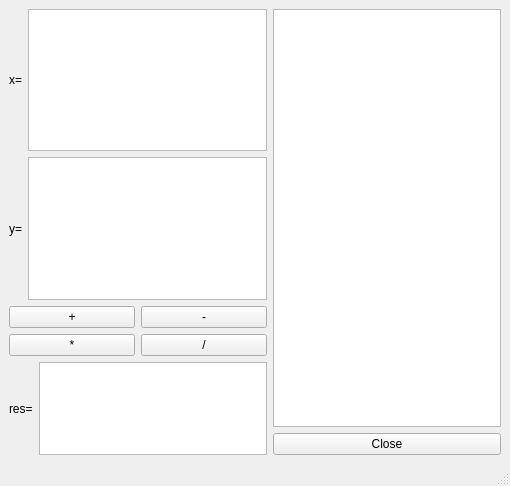
<?xml version="1.0" encoding="UTF-8"?>
<ui version="4.0">
 <class>MainWindow</class>
 <widget class="QMainWindow" name="MainWindow">
  <property name="geometry">
   <rect>
    <x>0</x>
    <y>0</y>
    <width>510</width>
    <height>486</height>
   </rect>
  </property>
  <property name="windowTitle">
   <string>MainWindow</string>
  </property>
  <widget class="QWidget" name="centralwidget">
   <layout class="QHBoxLayout" name="horizontalLayout_7">
    <item>
     <layout class="QVBoxLayout" name="verticalLayout_7">
      <item>
       <layout class="QGridLayout" name="gridLayout">
        <property name="topMargin">
         <number>0</number>
        </property>
        <property name="spacing">
         <number>-1</number>
        </property>
        <item row="1" column="0">
         <layout class="QHBoxLayout" name="horizontalLayout_3">
          <item>
           <widget class="QLabel" name="label_3">
            <property name="text">
             <string>y=</string>
            </property>
           </widget>
          </item>
          <item>
           <widget class="QPlainTextEdit" name="plainTextEdit_y"/>
          </item>
         </layout>
        </item>
        <item row="0" column="0">
         <layout class="QVBoxLayout" name="verticalLayout_3">
          <item>
           <layout class="QHBoxLayout" name="horizontalLayout_2">
            <item>
             <widget class="QLabel" name="label_2">
              <property name="text">
               <string>x=</string>
              </property>
             </widget>
            </item>
            <item>
             <widget class="QPlainTextEdit" name="plainTextEdit_x">
              <property name="plainText">
               <string/>
              </property>
              <property name="placeholderText">
               <string/>
              </property>
             </widget>
            </item>
           </layout>
          </item>
         </layout>
        </item>
       </layout>
      </item>
      <item>
       <layout class="QVBoxLayout" name="verticalLayout_4">
        <item>
         <layout class="QHBoxLayout" name="horizontalLayout_4">
          <property name="spacing">
           <number>-1</number>
          </property>
          <property name="leftMargin">
           <number>0</number>
          </property>
          <property name="topMargin">
           <number>0</number>
          </property>
          <property name="bottomMargin">
           <number>0</number>
          </property>
          <item>
           <widget class="QPushButton" name="pushButton_plus">
            <property name="enabled">
             <bool>true</bool>
            </property>
            <property name="sizePolicy">
             <sizepolicy hsizetype="Minimum" vsizetype="Minimum">
              <horstretch>0</horstretch>
              <verstretch>0</verstretch>
             </sizepolicy>
            </property>
            <property name="text">
             <string notr="true">+</string>
            </property>
            <property name="shortcut">
             <string notr="true"/>
            </property>
            <property name="checkable">
             <bool>false</bool>
            </property>
           </widget>
          </item>
          <item>
           <widget class="QPushButton" name="pushButton_Minus">
            <property name="sizePolicy">
             <sizepolicy hsizetype="Minimum" vsizetype="Minimum">
              <horstretch>0</horstretch>
              <verstretch>0</verstretch>
             </sizepolicy>
            </property>
            <property name="text">
             <string notr="true">-</string>
            </property>
            <property name="shortcut">
             <string notr="true"/>
            </property>
            <property name="checkable">
             <bool>false</bool>
            </property>
           </widget>
          </item>
         </layout>
        </item>
        <item>
         <layout class="QHBoxLayout" name="horizontalLayout_5">
          <item>
           <widget class="QPushButton" name="pushButton_Multiply">
            <property name="sizePolicy">
             <sizepolicy hsizetype="Minimum" vsizetype="Minimum">
              <horstretch>0</horstretch>
              <verstretch>0</verstretch>
             </sizepolicy>
            </property>
            <property name="text">
             <string notr="true">*</string>
            </property>
            <property name="shortcut">
             <string notr="true"/>
            </property>
            <property name="checkable">
             <bool>false</bool>
            </property>
           </widget>
          </item>
          <item>
           <widget class="QPushButton" name="pushButton_Divide">
            <property name="sizePolicy">
             <sizepolicy hsizetype="Minimum" vsizetype="Minimum">
              <horstretch>0</horstretch>
              <verstretch>0</verstretch>
             </sizepolicy>
            </property>
            <property name="text">
             <string notr="true">/</string>
            </property>
            <property name="shortcut">
             <string notr="true"/>
            </property>
            <property name="checkable">
             <bool>false</bool>
            </property>
           </widget>
          </item>
         </layout>
        </item>
       </layout>
      </item>
      <item>
       <layout class="QHBoxLayout" name="horizontalLayout_6">
        <item>
         <widget class="QLabel" name="label_4">
          <property name="text">
           <string>res=</string>
          </property>
         </widget>
        </item>
        <item>
         <widget class="QPlainTextEdit" name="plainTextEdit_res"/>
        </item>
       </layout>
      </item>
     </layout>
    </item>
    <item>
     <layout class="QVBoxLayout" name="verticalLayout_2">
      <item>
       <widget class="QPlainTextEdit" name="plainTextHistory"/>
      </item>
      <item>
       <widget class="QPushButton" name="pushButton_6">
        <property name="text">
         <string>Close</string>
        </property>
       </widget>
      </item>
     </layout>
    </item>
   </layout>
  </widget>
  <widget class="QMenuBar" name="menubar">
   <property name="geometry">
    <rect>
     <x>0</x>
     <y>0</y>
     <width>510</width>
     <height>22</height>
    </rect>
   </property>
  </widget>
  <widget class="QStatusBar" name="statusbar"/>
 </widget>
 <resources/>
 <connections>
  <connection>
   <sender>pushButton_6</sender>
   <signal>clicked()</signal>
   <receiver>MainWindow</receiver>
   <slot>close()</slot>
   <hints>
    <hint type="sourcelabel">
     <x>315</x>
     <y>430</y>
    </hint>
    <hint type="destinationlabel">
     <x>509</x>
     <y>294</y>
    </hint>
   </hints>
  </connection>
 </connections>
</ui>
